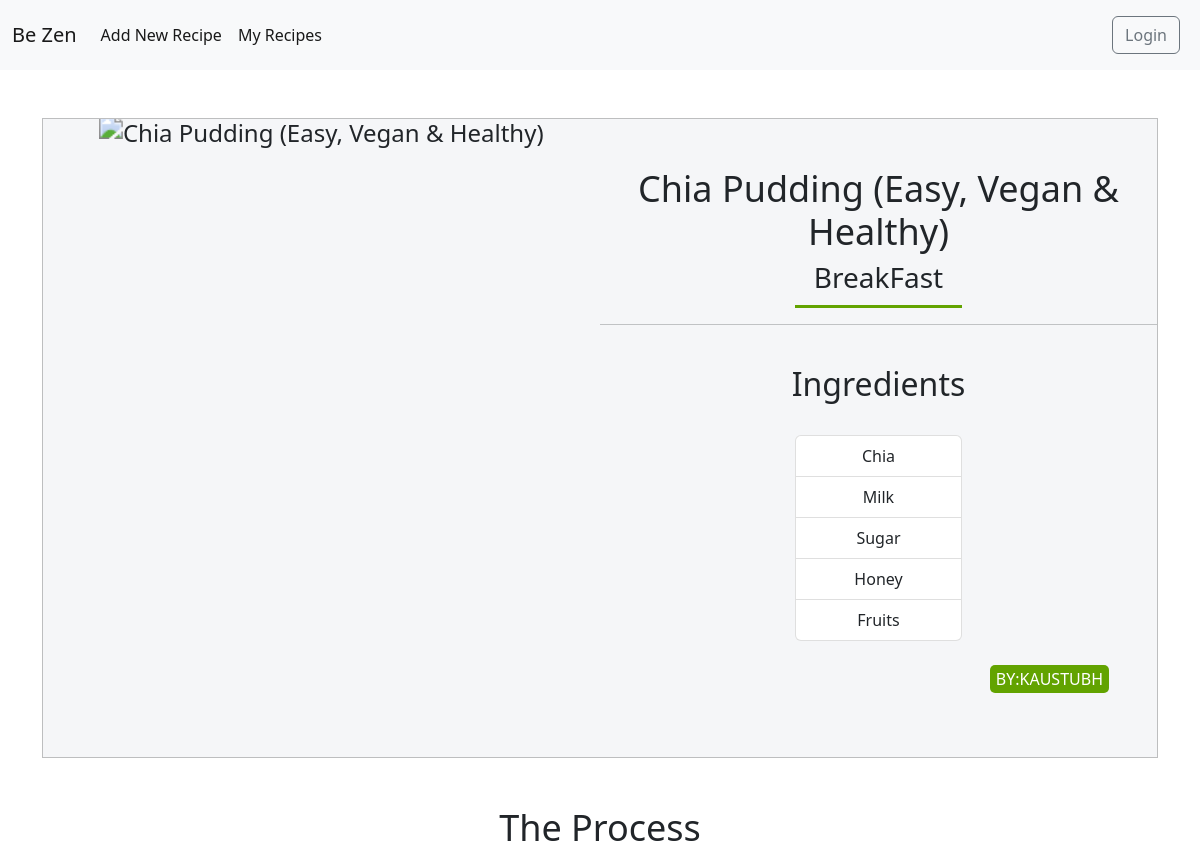
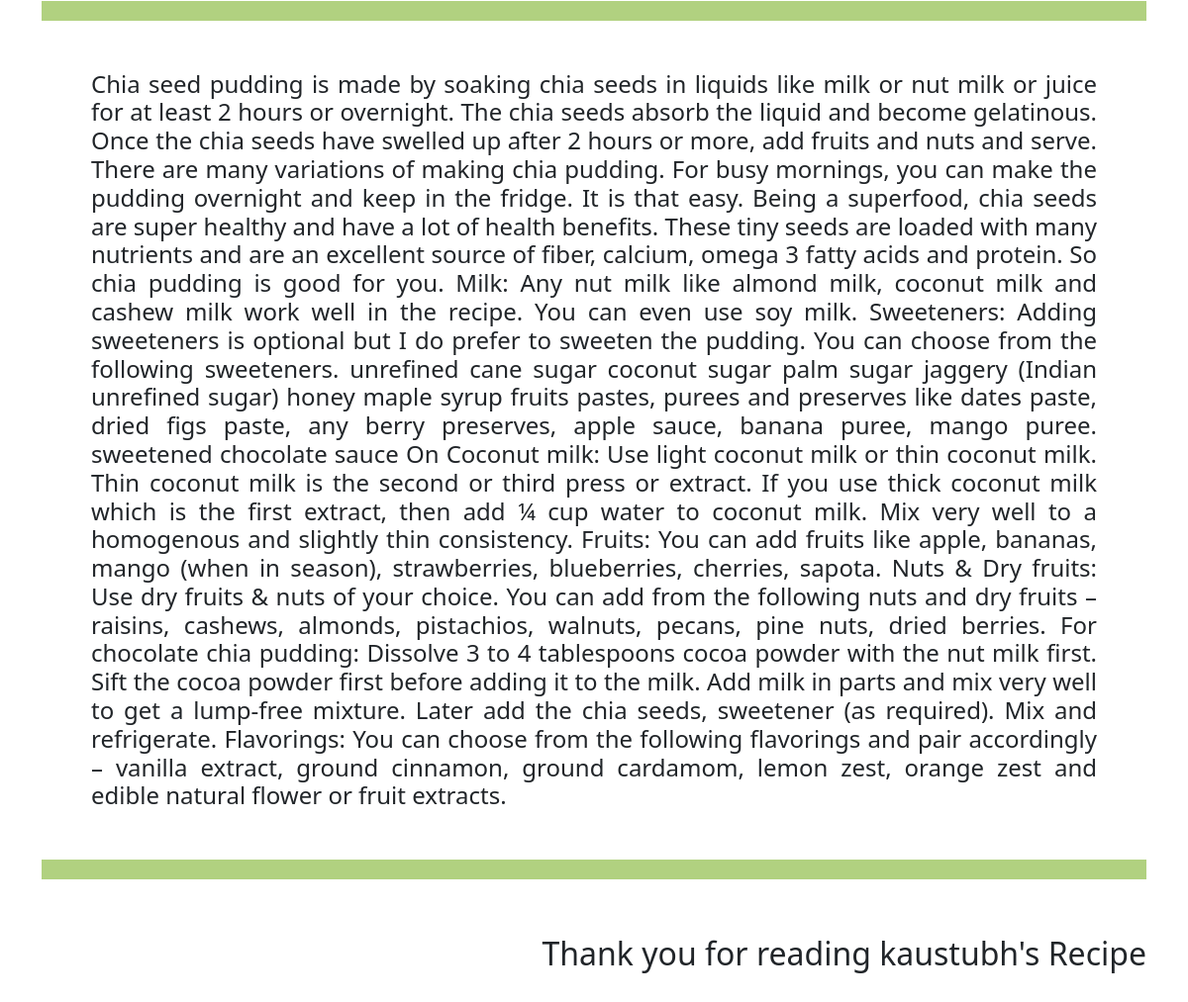
Page /recipes/BreakFast/8 on the committed database (2 pictures, top to bottom).
### app/models.py (models this page shows, shortened)
class Recipe(models.Model):
    id = models.AutoField(primary_key=True)
    owner = models.ForeignKey(User, on_delete=models.CASCADE, default=1)
    recipe_name =  models.CharField(max_length=1000, default="")
    recipe_description =  models.TextField(max_length=10000, default="")
    ingredients =  models.CharField(max_length=10000, default="")
    category =  models.CharField(max_length=1000, default="")
    images = models.ImageField(upload_to='images/', default="")
    image = models.CharField(max_length=1000, default="")

### app/views.py (the view)
# urls.py: path("recipes/<category>/<id>", views.view_recipe, name="view_recipe")
def view_recipe(request, category, id):
    recipe = Recipe.objects.get(id=id)
    return render(request, "app/view_recipe.html", {'recipe': recipe})

### app/templates/app/view_recipe.html (shortened to what this page needs)
{% extends "app/base.html" %}
{% block content %}
{% load crispy_forms_tags %}
<div class="container py-5">
    <div class="container top">
        <div class="image">
            <img src="{{recipe.image}}" alt="{{recipe.recipe_name}}">
        </div>
        <div class="desc my-5">
            <h1 class="heading">{{recipe.recipe_name}}</h1>
            <h3 class="owner">{{recipe.category}}</h3>
            <hr>
            <br>
            <h2>Ingredients</h2>
            <br>
            <ul class="list-group ingredients" id="ingredients">
            </ul>
            <br>
            <p class="owner mx-5">by:{{recipe.owner}}</p>
        </div>
    </div>
    <br><br>
    <div class="recipe">
        <h1 class="heading">The Process</h1>
        <h4 class="process" style="text-align: justify;">{{recipe.recipe_description}}</h4>
    </div>
    <h2 class="my-5" style="float: right;">Thank you for reading {{recipe.owner}}'s Recipe</h2>
</div>
{% endblock %}

### app/templates/app/base.html (shortened to what this page needs)
<!DOCTYPE html>
<html lang="en">
<head>
  <link href="https://cdn.jsdelivr.net/npm/bootstrap@5.2.0/dist/css/bootstrap.min.css" rel="stylesheet"
>
  <link href="//netdna.bootstrapcdn.com/font-awesome/3.2.1/css/font-awesome.css" rel="stylesheet">
</head>
<body>
  <nav class="navbar navbar-expand-lg bg-light">
    <div class="container-fluid">
      <a class="navbar-brand" href="/">Be Zen</a>
      <div class="collapse navbar-collapse" id="navbarSupportedContent">
        <ul class="navbar-nav me-auto mb-2 mb-lg-0">
          <li class="nav-item">
            <a class="nav-link active" aria-current="page" href="/add_recipe">Add New Recipe</a>
          </li>
          <li class="nav-item">
            <a class="nav-link active" href="/my_recipe">My Recipes</a>
          </li>
        </ul>
        <ul class="navbar-nav mr-auto">
          {% if user.is_authenticated %}
          <li class="nav-item">
            <a class="nav-link" href="/logout"> <button class="btn btn-outline-secondary"
                type="submit">Logout</button></a>
          </li>
          <button class="btn-outline-success remove-bg-btn" style="color: rgb(98, 163, 0);" type="submit"
            disabled>Welcome, {{user.username}}</button>
          {% else %}
          <li class="nav-item">
            <a class="nav-link" href="/login"> <button class="btn btn-outline-secondary"
                type="submit">Login</button></a>
          </li>
          {% endif %}
        </ul>
      </div>
    </div>
  </nav>
  {% load crispy_forms_tags %}
  {% block content %}
  {% endblock %}
</body>
</html>

### app/templates/app/view_recipe.html (style rules this page uses)
h1.heading { font-size: 3vw !important; text-align: center; }
div.top { display: flex; border: 1px solid rgba(128, 128, 128, 0.477); padding: 0; background-color: #abb8c320; }
div.image, div.desc { flex: none; width: 50%; text-align: center; overflow: hidden; }
div.image img { transform: scale(1.5); width: 100%; height: 100%; }
ul.ingredients { width: 30%; margin: auto; }
p.owner { float: right; background: rgb(98, 163, 0); width: max-content; padding: 2px 6px; color: white; border-radius: 5px; text-transform: uppercase; }
h3.owner { border-bottom: 3px solid rgb(98, 163, 0); padding-bottom: 10px; width: 30%; margin: auto; }
h4.process { padding: 50px; border-top: 20px solid rgba(98, 163, 0, 0.499); border-bottom: 20px solid rgb(98, 163, 0, 0.499); }

### rows in the picture
Recipe: recipe_name "Chia Pudding (Easy, Vegan & Healthy)", category "BreakFast", owner "KAUSTUBH", recipe_description "Chia seed pudding is made by soaking chia seeds in liquids like milk or nut milk or juice for at least 2 hours or overnight. The chia seeds absorb the liquid and become gelatinous. Once the chia seeds have swelled up after 2 hours or more, add fruits and nuts and serve. There are many variations of making chia pudding. For busy mornings, you can make the pudding overnight and keep in the fridge. It is that easy. Being a superfood, chia seeds are super healthy and have a lot of health benefits. These tiny seeds are loaded with many nutrients and are an excellent source of fiber, calcium, omega 3 fatty acids and protein. So chia pudding is good for you. Milk: Any nut milk like almond milk,…", owner "kaustubh"
